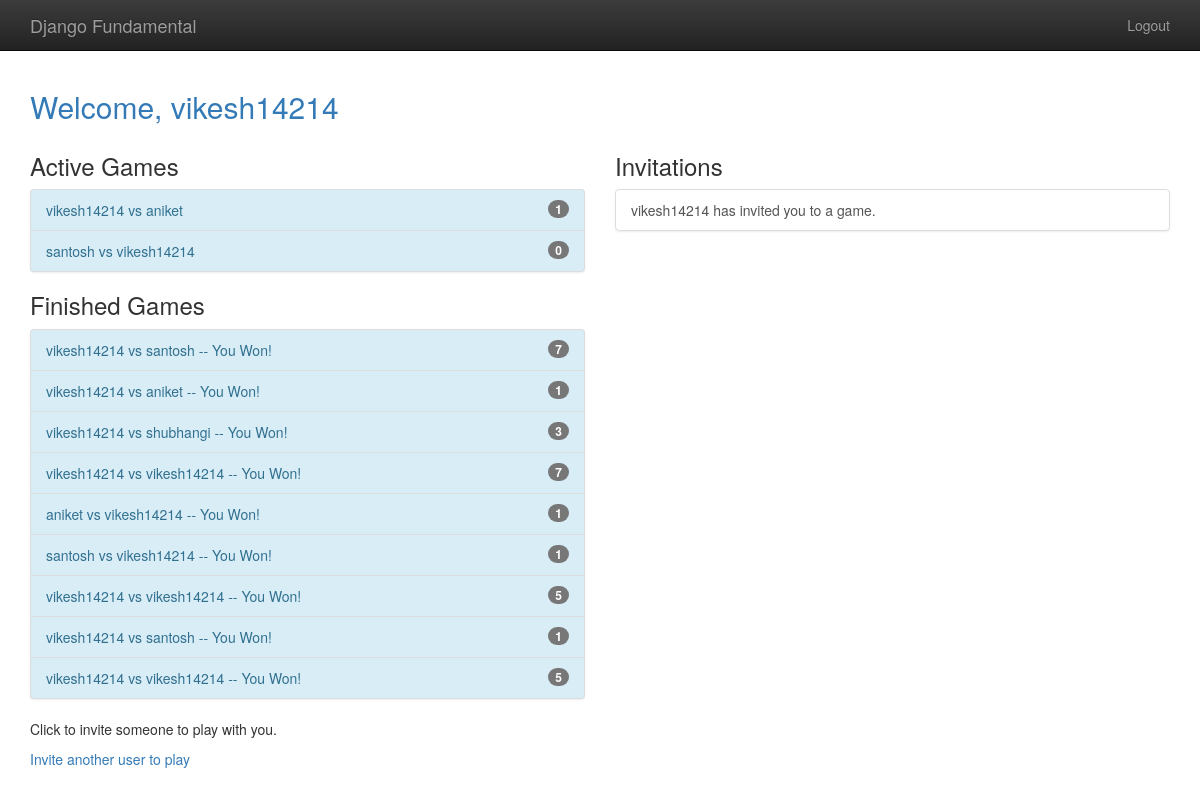
The app's page /player/home/ (signed in) with its own data.
### gameplay/models.py (models this page shows, shortened)
class Game(models.Model):
    first_player = models.ForeignKey(User, related_name="games_first_player", on_delete=models.CASCADE)
    second_player = models.ForeignKey(User, related_name="games_second_player", on_delete=models.CASCADE)
    start_time = models.DateTimeField(auto_now_add=True)
    last_active = models.DateTimeField(auto_now=True)
    status = models.CharField(max_length=1, default='F', choices=GAME_STATUS_CHOICES)
    objects = GamesQuerySet.as_manager()
    def get_absolute_url(self):
        return reverse('gameplay_detail', args=[self.id])
    def __str__(self):
        return "{0} vs {1}".format(
            self.first_player, self.second_player)

### player/models.py (models this page shows)
class Invitation(models.Model):
    from_user = models.ForeignKey(User, related_name="invitations_send", on_delete=models.CASCADE)
    to_user = models.ForeignKey(
        User,
        related_name="invitations_received",
        on_delete=models.CASCADE,
        verbose_name="User to invite",
        help_text="Please select the user you want to play a game with.")
    message = models.CharField(
        max_length=300,
        verbose_name="Optional Message",
        help_text="It's always nice to add a friendly message!")
    timestamp = models.DateTimeField(auto_now_add=True)

### player/views.py (the view)
# urls.py: path('home/', home, name='player_home'),
@login_required
def home(request):
    my_games = Game.objects.games_for_user(request.user)
    active_games = my_games.active()
    finished_games = my_games.difference(active_games)
    invitations = request.user.invitations_received.all()
    return render(request, "player/home.html", {'games': active_games,
                                                'invitations': invitations,
                                                'finished_games': finished_games})

### gameplay/models.py (called while the page is built)
    def games_for_user(self, user):
        return self.filter(
            Q(first_player=user) | Q(second_player=user)
        )

    def active(self):
        return self.filter(
            Q(status='F') | Q(status='S')
        )

### templates/player/home.html (shortened to what this page needs)
{% extends "base.html" %}
{% block content %}
    <h2 class="text-primary">Welcome, {{ user.username }}</h2>
    <div class="row">
        <div class="col-md-6">
            <h3>Active Games</h3>
            {% include "player/game_list_snippet.html" with games_list=games %}
            <h3>Finished Games</h3>
            {% include "player/game_list_snippet.html" with games_list=finished_games %}
            <p>Click to invite someone to play with you.</p>
            <p>
                <a href="{% url 'player_new_invitation' %}">
                Invite another user to play
                </a>
            </p>
        </div>
        <div class="col-md-6">
            <h3>Invitations</h3>
            {% if invitations %}
                <div class="list-group">
                    {% for inv in invitations %}
                        <a class="list-group-item" href="{% url 'player_accept_invitation' id=inv.id %}">
                            {{ inv.from_user.username}} has invited you to a game.
                        </a>
                    {% endfor %}
                </div>
            {% else %}
                <p> You have no invitation.</p>
            {% endif %}
        </div>
    </div>
{% endblock %}

### templates/base.html (shortened to what this page needs)
{% load staticfiles %}
<!doctype html>
<html class="no-js" lang="" xmlns="http://www.w3.org/1999/html">
    <head>
        {% block styling %}
            <link rel="stylesheet" href="{% static 'css/bootstrap.min.css' %}">
            <link rel="stylesheet" href="{% static 'css/bootstrap-theme.min.css' %}">
            <link rel="stylesheet" href="{% static 'css/main.css' %}">
        {% endblock %}
    </head>
    <body>
    <nav class="navbar navbar-inverse navbar-fixed-top" role="navigation">
      <div class="container">
        <div class="navbar-header">
          <a class="navbar-brand" href="/welcome">Django Fundamental</a>
        </div>
        <ul class="nav navbar-nav navbar-right">
            {% if user.is_authenticated %}
                <li><a href="{% url 'player_logout'%}">Logout</a></li>
            {% else %}
                <li><a href="{% url 'player_login' %}">Login</a></li>
            {% endif %}
        </ul>
      </div>
    </nav>
    <div class="container">
        {% block content%}
        {% endblock%}
    </div>
    </body>
</html>

### templates/player/game_list_snippet.html
{% if games_list %}
    <div class="list-group bg-info">
        {% for game in games_list %}
            <a class="list-group-item list-group-item-info"
                href="{{ game.get_absolute_url }}">
                {{ game }}
                {% if game.status not in 'FS' %}
                    {% if game.status == "D" %}
                        -- Draw
                    {% elif game.status == "W" and user == game.first_player %}
                        -- You Won!
                    {% elif game.status == "L" and user == game.second_player %}
                        -- You Won!
                    {% else %}
                        -- You lost
                    {% endif %}
                {% endif %}
                <span class="badge">{{ game.move_set.count }}</span>
            </a>
        {% endfor %}
    </div>
{% endif %}

### templates/base.html (style rules this page uses)
body { padding-top: 70px; padding-bottom: 20px; }

### records on screen
Game: first_player+second_player "vikesh14214 vs aniket", move_set.count "1"
Game: first_player+second_player "santosh vs vikesh14214", move_set.count "0"
Game: first_player+second_player "vikesh14214 vs santosh", status "-- You Won!", move_set.count "7"
Game: first_player+second_player "vikesh14214 vs aniket", status "-- You Won!", move_set.count "1"
Game: first_player+second_player "vikesh14214 vs shubhangi", status "-- You Won!", move_set.count "3"
Game: first_player+second_player "vikesh14214 vs vikesh14214", status "-- You Won!", move_set.count "7"
Game: first_player+second_player "aniket vs vikesh14214", status "-- You Won!", move_set.count "1"
Game: first_player+second_player "santosh vs vikesh14214", status "-- You Won!", move_set.count "1"
Game: first_player+second_player "vikesh14214 vs vikesh14214", status "-- You Won!", move_set.count "5"
Game: first_player+second_player "vikesh14214 vs santosh", status "-- You Won!", move_set.count "1"
Game: first_player+second_player "vikesh14214 vs vikesh14214", status "-- You Won!", move_set.count "5"
Invitation: from_user.username "vikesh14214"

### other values on screen
{{ user.username }} "vikesh14214"
